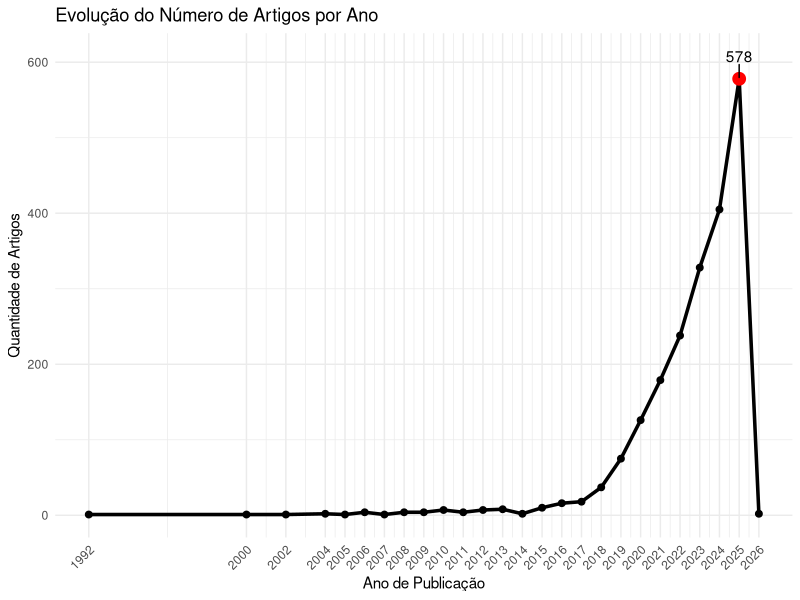
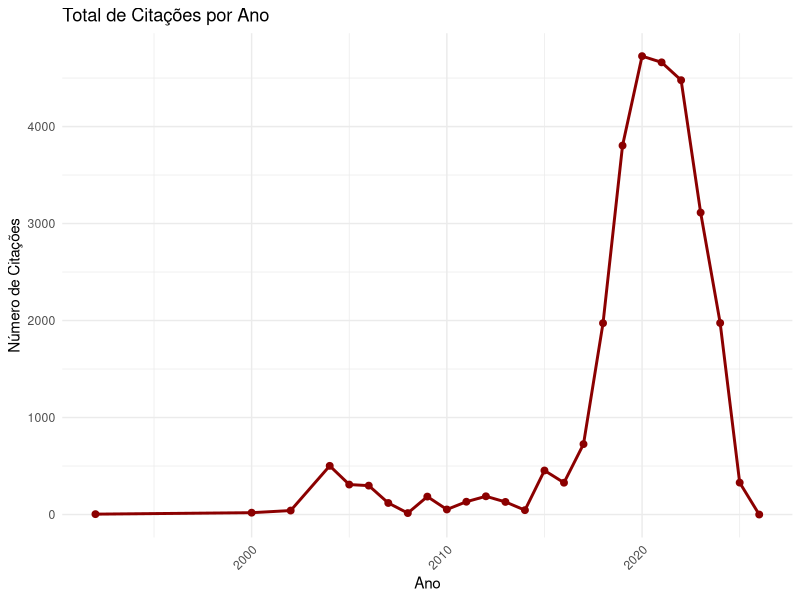
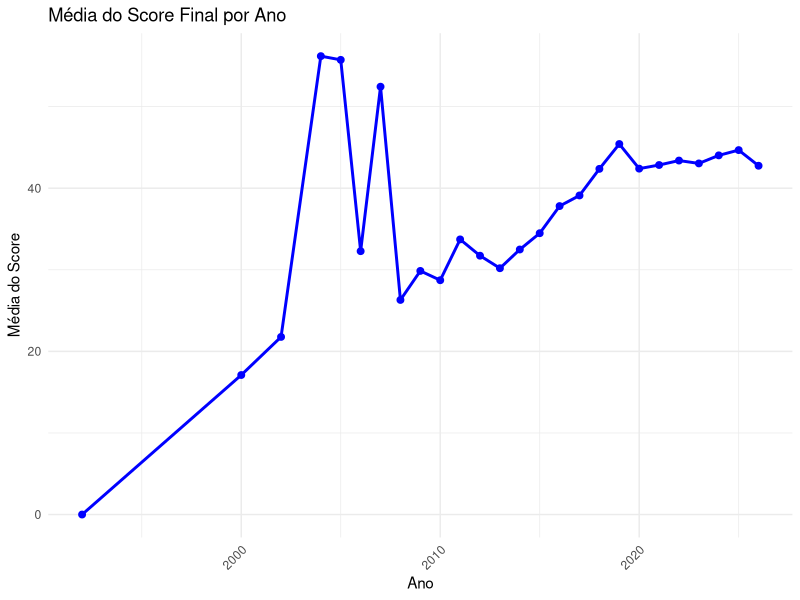
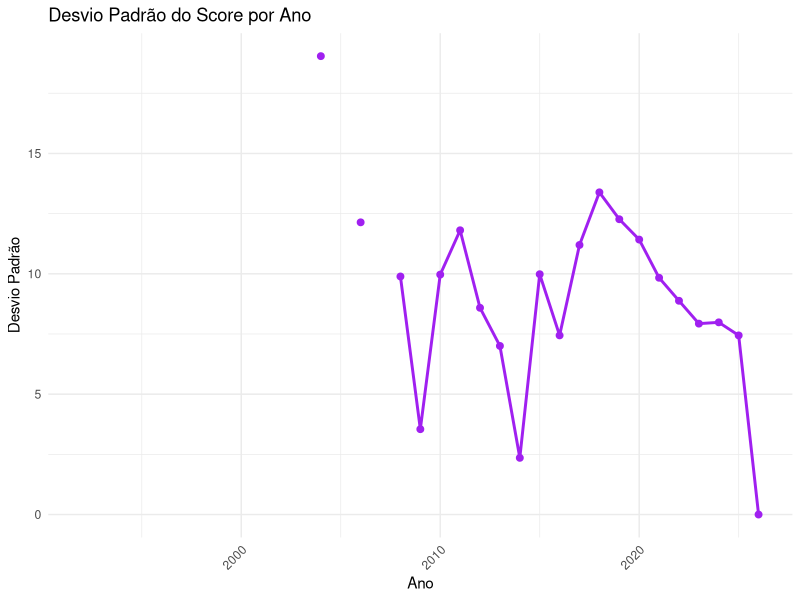
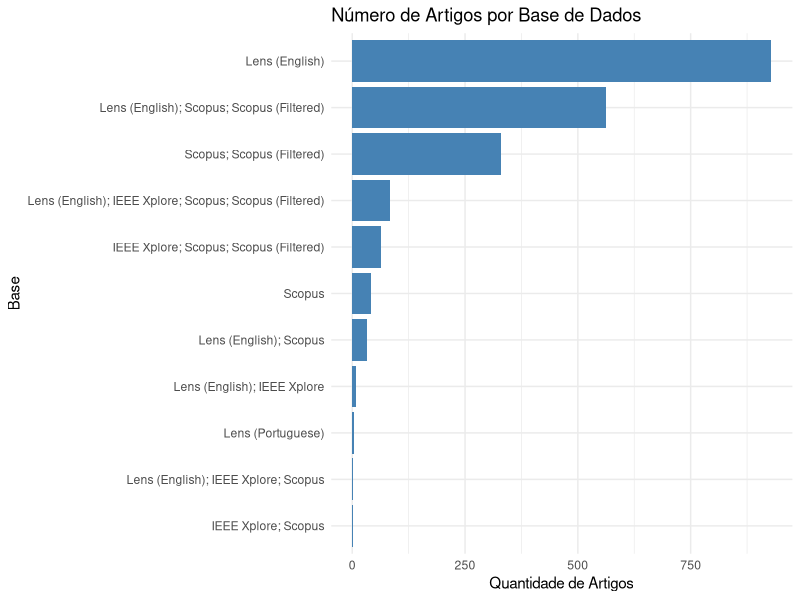

Here is the R script that generated these plots, in order:
# Pacotes utilizados
install.packages(c("readxl", "dplyr", "ggplot2", "ggrepel"))

library(readxl)
library(dplyr)
library(ggplot2)
library(ggrepel)

# Carregar base
df <- read_excel("dados/DB_Cientometria_Expandida_ver01.xlsx")

# Criar pasta 'resultados' para salvar saídas, se não existir
if (!dir.exists("resultados")) {
  dir.create("resultados")
}

# 1) Número de artigos por ano
# Verificar quais estão com NA ou em branco no campo ano
artigos_sem_ano <- df %>%
  filter(is.na(year)) %>%
  select(title, doi, source_database, fascia)

artigos_sem_ano

write.csv(artigos_sem_ano, "resultados/artigos_sem_ano.csv", row.names = FALSE)

# Remover anos NA
df <- df %>% filter(!is.na(year))

# Análise dos dados restantes
artigos_ano <- df %>%
  group_by(year) %>%
  summarise(n_artigos = n())

artigos_ano %>% arrange(desc(n_artigos))

write.csv(artigos_ano, "resultados/artigos_por_ano.csv", row.names = FALSE)

# 2) Soma de citações por ano
# Verificar se possui citações em branco
citacoes_sem_dados <- df %>%
  filter(is.na(citation)) %>%
  select(title, doi, source_database, fascia)

citacoes_sem_dados

# Análise dos dados restantes
citacoes_ano <- df %>%
  group_by(year) %>%
  summarise(total_citacoes = sum(citations))

citacoes_ano %>% arrange(desc(total_citacoes))

write.csv(citacoes_ano, "resultados/total_citacoes.csv", row.names = FALSE)

# ---------------------------------------------------------------------------
# Mostrar:
# Como o impacto médio dos artigos evoluiu ao longo do tempo
# Se os artigos mais recentes estão sendo mais citados
# Se existe concentração de citações (alta variabilidade)

# Mas tem um problema estrutural:
# Artigos recentes (2024, 2025) ainda não tiveram tempo para acumular citações.

# Então:
# A média de citações por ano tende a cair nos anos mais recentes
# Não porque os artigos são piores
# Mas porque são mais novos
# Isso distorce análise temporal.

# Média e desvio padrão de citação por ano ***
estatisticas_citacao <- df %>%
  group_by(year) %>%
  summarise(
    media_score = mean(citations, na.rm = TRUE),
    desvio_padrao = sd(citations, na.rm = TRUE)
  )

write.csv(estatisticas_citacao, "resultados/estatisticas_citacao.csv", row.names = FALSE)

# Frequência por nível de importância por citação ***
importancia_citacao <- df %>%
  group_by(fascia) %>%
  summarise(n = n())

write.csv(importancia_citacao, "resultados/importancia_citacao.csv", row.names = FALSE)

importancia_citacao2 <- df %>%
  group_by(fascia) %>%
  summarise(n = n()) %>%
  mutate(percentual = (n / sum(n)) * 100)

write.csv(importancia_citacao2, "resultados/importancia_citacao2.csv", row.names = FALSE)

# ---------------------------------------------------------------------------

# 3) Média e desvio padrão do score por ano
estatisticas_score <- df %>%
  group_by(year) %>%
  summarise(
    media_score = mean(score_final_100, na.rm = TRUE),
    desvio_padrao = sd(score_final_100, na.rm = TRUE)
  )

write.csv(estatisticas_score, "resultados/estatisticas_score.csv", row.names = FALSE)

# 4) Número de artigos por base
artigos_base <- df %>%
  group_by(source_database) %>%
  summarise(n_artigos = n())

write.csv(artigos_base, "resultados/n_artigos_base.csv", row.names = FALSE)

# 5) Frequência por nível de importância
importancia <- df %>%
  group_by(fascia) %>%
  summarise(n = n())

write.csv(importancia, "resultados/importancia.csv", row.names = FALSE)

# ggplot(artigos_ano, aes(x = year, y = n_artigos)) +
#   geom_line() +
#   geom_point() +
#   labs(title = "Número de Artigos por Ano",
#        x = "Ano",
#        y = "Quantidade de Artigos") +
#   theme_minimal()


# ggplot(artigos_ano, aes(x = as.integer(year), y = n_artigos)) +
#   geom_line(linewidth = 1) +
#   geom_point(size = 2) +
#   scale_x_continuous(breaks = seq(min(artigos_ano$year),
#                                   max(artigos_ano$year), 
#                                   by = 2)) +
#   labs(title = "Evolução do Número de Artigos por Ano",
#        x = "Ano de Publicação",
#        y = "Quantidade de Artigos") +
#   theme_minimal() +
#   theme(axis.text.x = element_text(angle = 45, hjust = 1))

ggplot(artigos_ano, aes(x = year, y = n_artigos)) +
  geom_line(size = 1.2) +
  geom_point(size = 2) +
  geom_point(data = subset(artigos_ano, year == 2025),
             color = "red", size = 4) +
  geom_text_repel(data = subset(artigos_ano, year == 2025),
                  aes(label = n_artigos),
                  nudge_y = 30) +
  scale_x_continuous(breaks = artigos_ano$year) +
  labs(title = "Evolução do Número de Artigos por Ano",
       x = "Ano de Publicação",
       y = "Quantidade de Artigos") +
  theme_minimal() +
  theme(axis.text.x = element_text(angle = 45, hjust = 1))


ggplot(citacoes_ano, aes(x = year, y = total_citacoes)) +
  geom_line(size = 1, color = "darkred") +
  geom_point(size = 2, color = "darkred") +
  labs(title = "Total de Citações por Ano",
       x = "Ano",
       y = "Número de Citações") +
  theme_minimal() +
  theme(axis.text.x = element_text(angle = 45, hjust = 1))

ggplot(estatisticas_score, aes(x = year, y = media_score)) +
  geom_line(size = 1, color = "blue") +
  geom_point(size = 2, color = "blue") +
  labs(title = "Média do Score Final por Ano",
       x = "Ano",
       y = "Média do Score") +
  theme_minimal() +
  theme(axis.text.x = element_text(angle = 45, hjust = 1))


ggplot(estatisticas_score, aes(x = year, y = desvio_padrao)) +
  geom_line(size = 1, color = "purple") +
  geom_point(size = 2, color = "purple") +
  labs(title = "Desvio Padrão do Score por Ano",
       x = "Ano",
       y = "Desvio Padrão") +
  theme_minimal() +
  theme(axis.text.x = element_text(angle = 45, hjust = 1))


ggplot(artigos_base, aes(x = reorder(source_database, n_artigos), y = n_artigos)) +
  geom_col(fill = "steelblue") +
  coord_flip() +
  labs(title = "Número de Artigos por Base de Dados",
       x = "Base",
       y = "Quantidade de Artigos") +
  theme_minimal()

